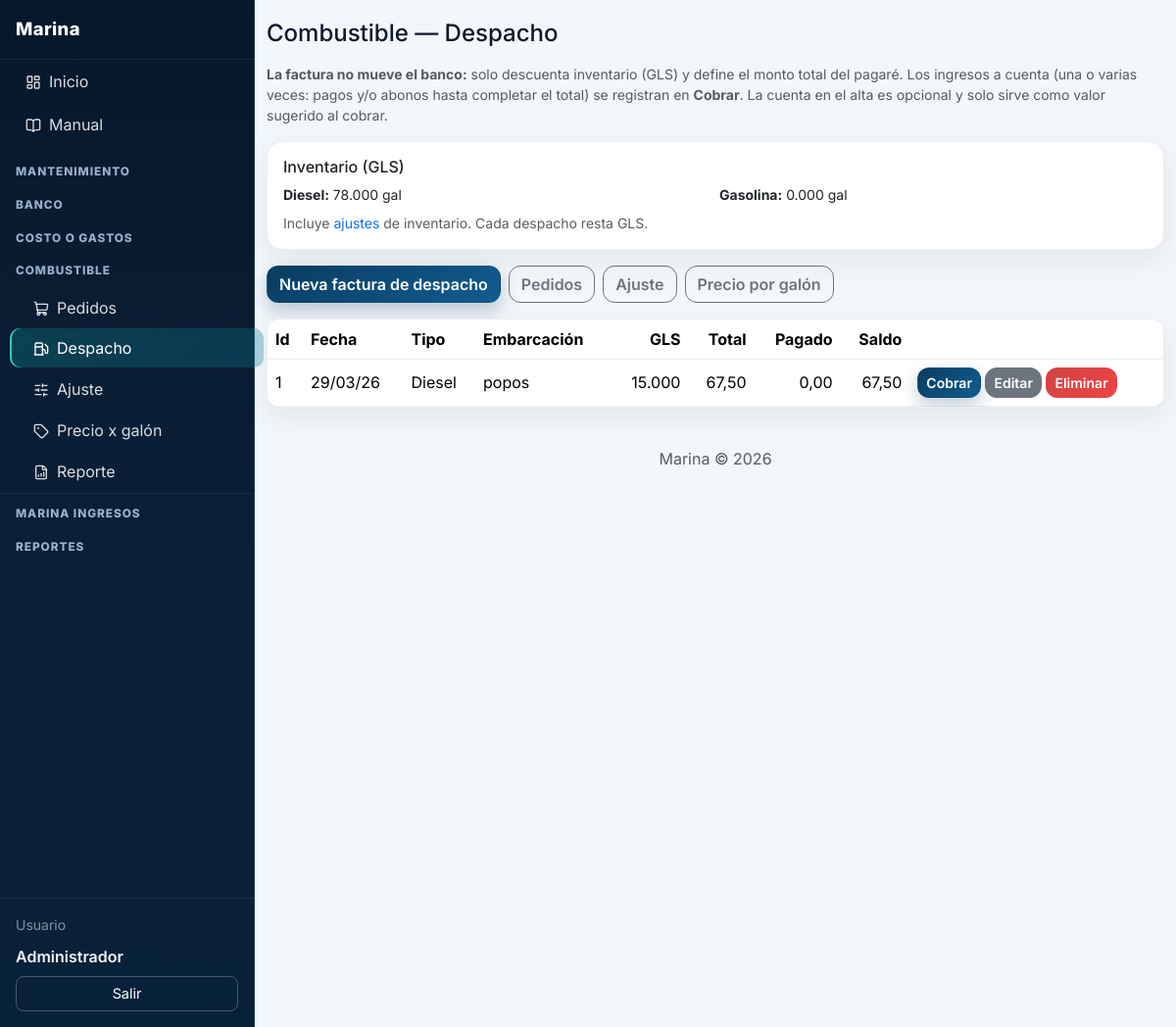
Screenshot of /index.php?p=combustible-despacho (signed in) with the database file from the repository.
### tables this page shows
CREATE TABLE IF NOT EXISTS combustible_despachos (
  id INT UNSIGNED AUTO_INCREMENT PRIMARY KEY,
  tipo_combustible VARCHAR(20) NOT NULL,
  fecha DATE NOT NULL,
  embarcacion VARCHAR(200) NOT NULL,
  gls DECIMAL(14,3) NOT NULL,
  monto_total DECIMAL(14,2) NOT NULL,
  cuenta_id INT UNSIGNED NULL COMMENT 'Cuenta sugerida al cobrar',
  created_at DATETIME NOT NULL DEFAULT CURRENT_TIMESTAMP,
  updated_at DATETIME NOT NULL DEFAULT CURRENT_TIMESTAMP ON UPDATE CURRENT_TIMESTAMP,
  created_by INT UNSIGNED NULL,
  updated_by INT UNSIGNED NULL,
  FOREIGN KEY (cuenta_id) REFERENCES cuentas(id) ON DELETE SET NULL
);

### index.php (called while the page is built, shortened)
<?php
require_once __DIR__ . '/includes/funciones.php';
$p = trim($_GET['p'] ?? 'dashboard');
$p = preg_replace('/[^a-z0-9_-]/', '', $p) ?: 'dashboard';
$pagina = __DIR__ . '/pages/' . $p . '.php';
require $pagina;

### includes/funciones.php (called while the page is built, shortened)
<?php
function e(string $s): string {
    return htmlspecialchars($s, ENT_QUOTES, 'UTF-8');
}
function fechaFormato(?string $fecha, string $formato = MARINA_FMT_FECHA_PANTALLA): string {
    $t = strtotime($fecha);
    return $t ? date($formato, $t) : $fecha;
}
function dinero(float $n): string {
    return number_format($n, 2, ',', '.');
}

### includes/combustible_helpers.php (called while the page is built, shortened)
<?php
function marina_combustible_inventario_por_tipo(PDO $pdo): array
{
    $inv = ['diesel' => 0.0, 'gasolina' => 0.0];
    try {
        $st = $pdo->query("
            SELECT tipo_combustible, COALESCE(SUM(gls_recibido), 0) AS r
            FROM combustible_pedidos
            WHERE fecha_recibido IS NOT NULL AND gls_recibido IS NOT NULL AND gls_recibido > 0
            GROUP BY tipo_combustible
        ");
        while ($row = $st->fetch(PDO::FETCH_ASSOC)) {
            $t = strtolower((string) ($row['tipo_combustible'] ?? ''));
            if (isset($inv[$t])) {
                $inv[$t] += (float) $row['r'];
            }
        }
        $st2 = $pdo->query('SELECT tipo_combustible, COALESCE(SUM(gls), 0) AS d FROM combustible_despachos GROUP BY tipo_combustible');
        while ($row = $st2->fetch(PDO::FETCH_ASSOC)) {
            $t = strtolower((string) ($row['tipo_combustible'] ?? ''));
            if (isset($inv[$t])) {
                $inv[$t] -= (float) $row['d'];
            }
        }
    } catch (Throwable $e) {
        return $inv;
    }
    try {
        $st3 = $pdo->query('SELECT tipo_combustible, COALESCE(SUM(gls_delta), 0) AS a FROM combustible_ajustes GROUP BY tipo_combustible');
        while ($row = $st3->fetch(PDO::FETCH_ASSOC)) {
            $t = strtolower((string) ($row['tipo_combustible'] ?? ''));
            if (isset($inv[$t])) {
                $inv[$t] += (float) $row['a'];
            }
        }
    } catch (Throwable $e) {
    }
    return $inv;
}

### pages/combustible-despacho.php (the view, shortened to what this page needs)
<?php
$pdo = getDb();
require_once __DIR__ . '/../includes/combustible_helpers.php';
    ?>
    <?php
$inv = marina_combustible_inventario_por_tipo($pdo);
require_once __DIR__ . '/../includes/layout.php';
?>
<h1 class="h4 mb-3">Combustible — Despacho</h1>
<p class="text-muted small"><strong>La factura no mueve el banco:</strong> solo descuenta inventario (GLS) y define el monto total del pagaré. Los ingresos a cuenta (una o varias veces: pagos y/o abonos hasta completar el total) se registran en <strong>Cobrar</strong>. La cuenta en el alta es opcional y solo sirve como valor sugerido al cobrar.</p>
<div class="card p-3 mb-3">
    <h2 class="h6 mb-2">Inventario (GLS)</h2>
    <div class="row g-2 small">
        <?php foreach (MARINA_COMB_TIPOS as $k => $lab): ?>
            <div class="col-md-6"><strong><?= e($lab) ?>:</strong> <?= number_format($inv[$k] ?? 0, 3, '.', ',') ?> gal</div>
        <?php endforeach; ?>
    </div>
    <p class="text-muted small mb-0 mt-2">Incluye <a href="<?= MARINA_URL ?>/index.php?p=combustible-ajuste">ajustes</a> de inventario. Cada despacho resta GLS.</p>
</div>
<div class="toolbar d-flex flex-wrap gap-2 mb-3">
    <button type="button" class="btn btn-primary" id="btnNuevoDespacho">Nueva factura de despacho</button>
    <a class="btn btn-outline-secondary" href="<?= MARINA_URL ?>/index.php?p=combustible-pedidos">Pedidos</a>
    <a class="btn btn-outline-secondary" href="<?= MARINA_URL ?>/index.php?p=combustible-ajuste">Ajuste</a>
    <a class="btn btn-outline-secondary" href="<?= MARINA_URL ?>/index.php?p=combustible-precios">Precio por galón</a>
</div>
<div class="card p-0">
    <div class="table-responsive">
        <table class="table table-hover align-middle mb-0">
            <thead>
                <tr>
                    <th>Id</th>
                    <th>Fecha</th>
                    <th>Tipo</th>
                    <th>Embarcación</th>
                    <th class="text-end">GLS</th>
                    <th class="text-end">Total</th>
                    <th class="text-end">Pagado</th>
                    <th class="text-end">Saldo</th>
                    <th></th>
                </tr>
            </thead>
            <tbody>
            <?php
            $st = $pdo->query("
                SELECT d.*,
                       COALESCE(p.pagado, 0) AS pagado_sum
                FROM combustible_despachos d
                LEFT JOIN (
                    SELECT despacho_id, SUM(monto) AS pagado FROM combustible_despacho_pagos GROUP BY despacho_id
                ) p ON p.despacho_id = d.id
                ORDER BY d.fecha DESC, d.id DESC
            ");
            while ($r = $st->fetch(PDO::FETCH_ASSOC)):
                $pagadoF = (float) ($r['pagado_sum'] ?? 0);
                $totalF = (float) $r['monto_total'];
                $saldoF = max(0.0, $totalF - $pagadoF);
                ?>
                <tr>
                    <td><?= (int) $r['id'] ?></td>
                    <td><?= fechaFormato($r['fecha']) ?></td>
                    <td><?= e(MARINA_COMB_TIPOS[$r['tipo_combustible']] ?? $r['tipo_combustible']) ?></td>
                    <td><?= e($r['embarcacion']) ?></td>
                    <td class="text-end"><?= e((string) $r['gls']) ?></td>
                    <td class="text-end"><?= dinero($totalF) ?></td>
                    <td class="text-end"><?= dinero($pagadoF) ?></td>
                    <td class="text-end"><?= $saldoF > 0.00001 ? dinero($saldoF) : '—' ?></td>
                    <td class="text-nowrap">
                        <a class="btn btn-sm btn-primary" href="<?= MARINA_URL ?>/index.php?p=combustible-despacho&cobrar=<?= (int) $r['id'] ?>">Cobrar</a>
                        <button type="button" class="btn btn-sm btn-secondary btn-editar-despacho"
                            data-despacho="<?= htmlspecialchars(json_encode([
                                'id' => (int) $r['id'],
                                'tipo_combustible' => $r['tipo_combustible'],
                                'fecha' => $r['fecha'],
                                'embarcacion' => $r['embarcacion'],
                                'gls' => (string) $r['gls'],
                                'monto_total' => (string) $r['monto_total'],
                                'cuenta_id' => (int) ($r['cuenta_id'] ?? 0),
                            ], JSON_UNESCAPED_UNICODE), ENT_QUOTES, 'UTF-8') ?>">Editar</button>
                        <button type="button" class="btn btn-sm btn-danger btn-eliminar-despacho"
                            data-bs-toggle="modal" data-bs-target="#modalEliminarDespacho"
                            data-id="<?= (int) $r['id'] ?>"
                            data-resumen="<?= e($r['embarcacion'] . ' — ' . fechaFormato($r['fecha'])) ?>">Eliminar</button>
                    </td>
                </tr>
            <?php endwhile; ?>
            </tbody>
        </table>
    </div>
</div>
<?php require_once __DIR__ . '/../includes/footer.php'; ?>

### assets/css/estilos.css (style rules this page uses)
body { font-family: system-ui, -apple-system, Segoe UI, Roboto, Arial, sans-serif; background: #f4f6f9; }
.toolbar { margin-bottom: 1rem; }
table { background: #fff; border-radius: .75rem; overflow: hidden; box-shadow: 0 1px 3px rgba(0, 0, 0, 0.06); }
th, td { padding: .75rem 1rem; border-bottom: 1px solid #edf0f4; }
th { background: #f8fafc; font-weight: 700; }
:root { --bg-main: #f3f7fb; --surface: #ffffff; --surface-soft: #f8fbff; --text-main: #0f172a; --text-soft: #64748b; --brand-1: #0a3d62; --brand-2: #0ea5a6; --ok: #0f9f64; --danger: #d14343; --radius-lg: 16px; --radius-md: 12px; --shadow-soft: 0 10px 30px rgba(15, 23, 42, 0.08); }
body { font-family: "Inter", system-ui, -apple-system, Segoe UI, Roboto, Arial, sans-serif; color: var(--text-main); background: radial-gradient(1200px 600px at -10% -10%, rgba(14, 165, 166, 0.16), transparent 40%), radial-gradient(900px 500px at 120% -20%, rgba(10, 61, 98, 0.2), transparent 35%), var(--bg-main); }
.card { border: 1px solid rgba(148, 163, 184, 0.2); border-radius: var(--radius-lg); box-shadow: var(--shadow-soft); }
.btn { border-radius: 12px; font-weight: 600; transition: transform .16s ease, box-shadow .16s ease, opacity .16s ease; }
.btn-primary { background: linear-gradient(135deg, var(--brand-1), #125c8f); border-color: transparent; box-shadow: 0 8px 18px rgba(10, 61, 98, .25); }
.btn-danger { background: linear-gradient(135deg, #d14343, #ef4444); border-color: transparent; }

### rows the page displays
combustible_despachos: id "1", fecha "29/03/26", tipo_combustible "Diesel", embarcacion "popos", gls "15.000", monto_total "67,50", pagadoF "0,00", saldoF "67,50"

### other values shown
$nombre_usuario "Administrador"
$lab "Diesel"
$inv[$k] "78.000"
$lab "Gasolina"
$inv[$k] "0.000"
